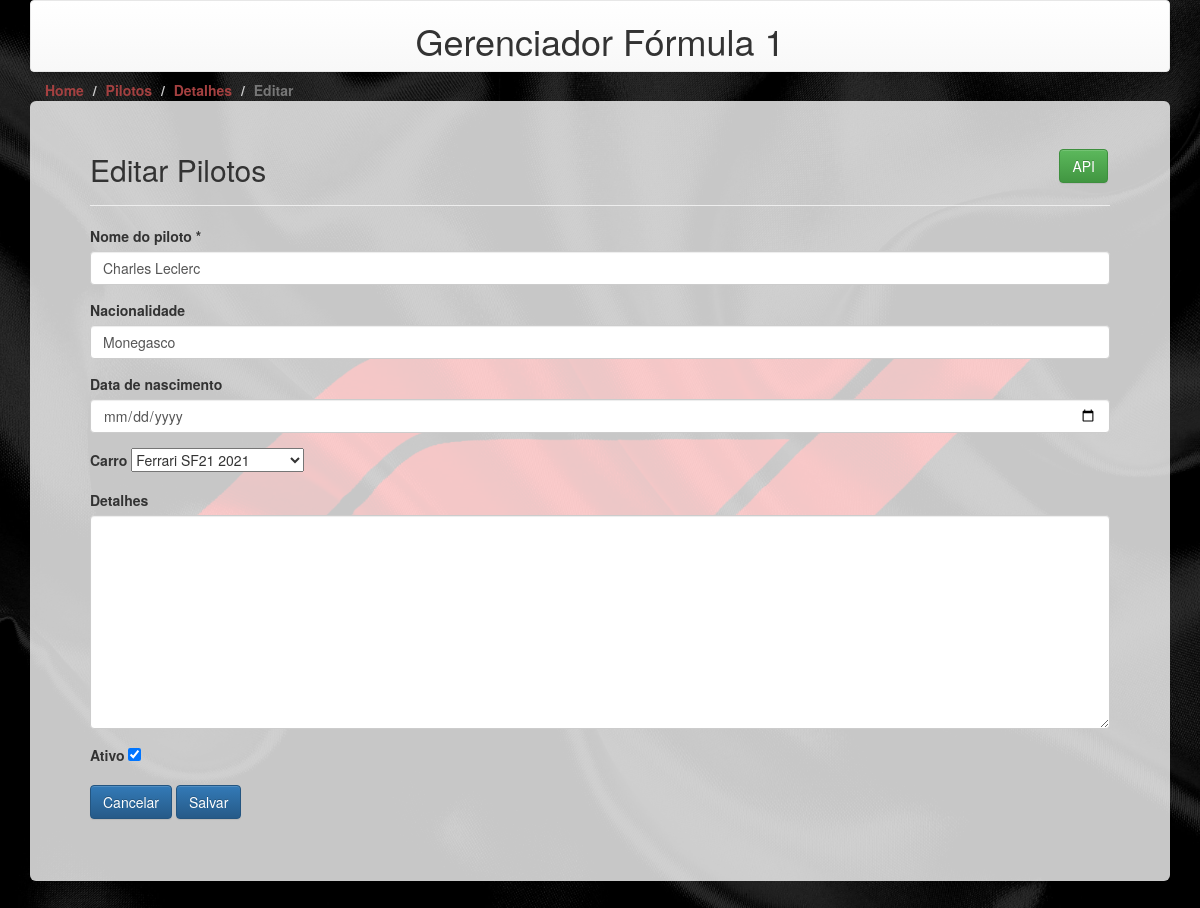
The app's page /view/pilotos/1/editar/ with its own data.
### pilotos/models.py (models this page shows)
class Pilotos(Model):
    data_de_criacao = DateTimeField(auto_now_add=True,verbose_name='data de criação')
    nome = CharField(max_length=200, verbose_name='nome do piloto')
    nacionalidade = CharField(max_length=200, verbose_name='nacionalidade', null=True,  blank=True)
    data_de_nascimento = DateField(verbose_name='data de nascimento', null=True,  blank=True)
    detalhes = TextField(verbose_name='detalhes', null=True,  blank=True)
    ativo = BooleanField(default=True, verbose_name='ativo')
    carro = ForeignKey('carros.Carros', on_delete=CASCADE, verbose_name='carro', null=True, blank=True)
    class Meta:
        verbose_name_plural = 'Pilotos'
        verbose_name = 'Piloto'
        ordering = ['nome']
        permissions = [
            ("can_delete_piloto", "Can delete Piloto"),
        ]

### pilotos/views.py (the view, shortened to what this page needs)
# urls.py: path('view/pilotos/<int:pk>/editar/', PilotosViewEdita.as_view(), name='piloto-editar'),
class PilotosViewEdita(UpdateView):
    model = Pilotos
    form_class = FormPilotos
    template_name = 'pilotos/edita_piloto.html'
    def get_context_data(self, **kwargs):
        context = super().get_context_data(**kwargs)
        context['piloto'] = self.object
        return context

### pilotos/forms.py
class FormPilotos(ModelForm):
    class Meta:
        model = Pilotos
        fields = ['nome', 'nacionalidade', 'data_de_nascimento', 'carro', 'detalhes', 'ativo']
        widgets = {
            'data_de_nascimento': DateInput(attrs={'type': 'date'}),
        }

### carros/models.py (called while the page is built)
    def __str__(self):
        nome = self.nome if self.nome is not None else ''
        modelo = self.modelo if self.modelo is not None else ''
        return nome + ' ' + modelo

### pilotos/templates/pilotos/edita_piloto.html (shortened to what this page needs)
{% extends "base.html" %}
{% block breadcrumb %}
    <li class="breadcrumb-item"><a href="/view/pilotos" style="color: rgb(164, 64, 64);">Pilotos</a></li>
    <li class="breadcrumb-item"><a href="/view/pilotos/detail/{{ piloto.pk }}" style="color: rgb(164, 64, 64);">Detalhes</a></li>
    <li class="breadcrumb-item active" aria-current="page">Editar</li>
{% endblock %}
{% block content %}
    <div style="
        display: flex;
        justify-content: flex-end;
        padding: 0px 2px;
        font-size: 10px;
        line-height: 1.5;
        margin-bottom: -70;">
        <a class="btn btn-success" href="/api/pilotos/{{ piloto.pk }}">API</a>
    </div>
    <div class="page-header">
        <h2>Editar Pilotos</h2>
    </div>
    <form method="POST" action=".">
            {% for field in form %}
                <div class="form-group">
                    <label for="{{ field.id_for_label }}" class="label-control">
                        {{ field.label }}
                        {% if field.field.required %}*{% endif %}
                    </label>
                    {{ field }}
                </div>
            {% endfor %}
        <a class="btn btn-primary" href="/view/pilotos/detail/{{ piloto.pk }}">Cancelar</a>
        <button type=submit class="btn btn-primary">Salvar</button>
    </form>
{% endblock %}

### records on screen
Pilotos: form "Charles Leclerc" "Monegasco" "Ferrari SF21 2021" "☑"

### other values on screen
{{ field.label }} "Nome do piloto" "Nacionalidade" "Data de nascimento" "Carro" "Detalhes" "Ativo"
